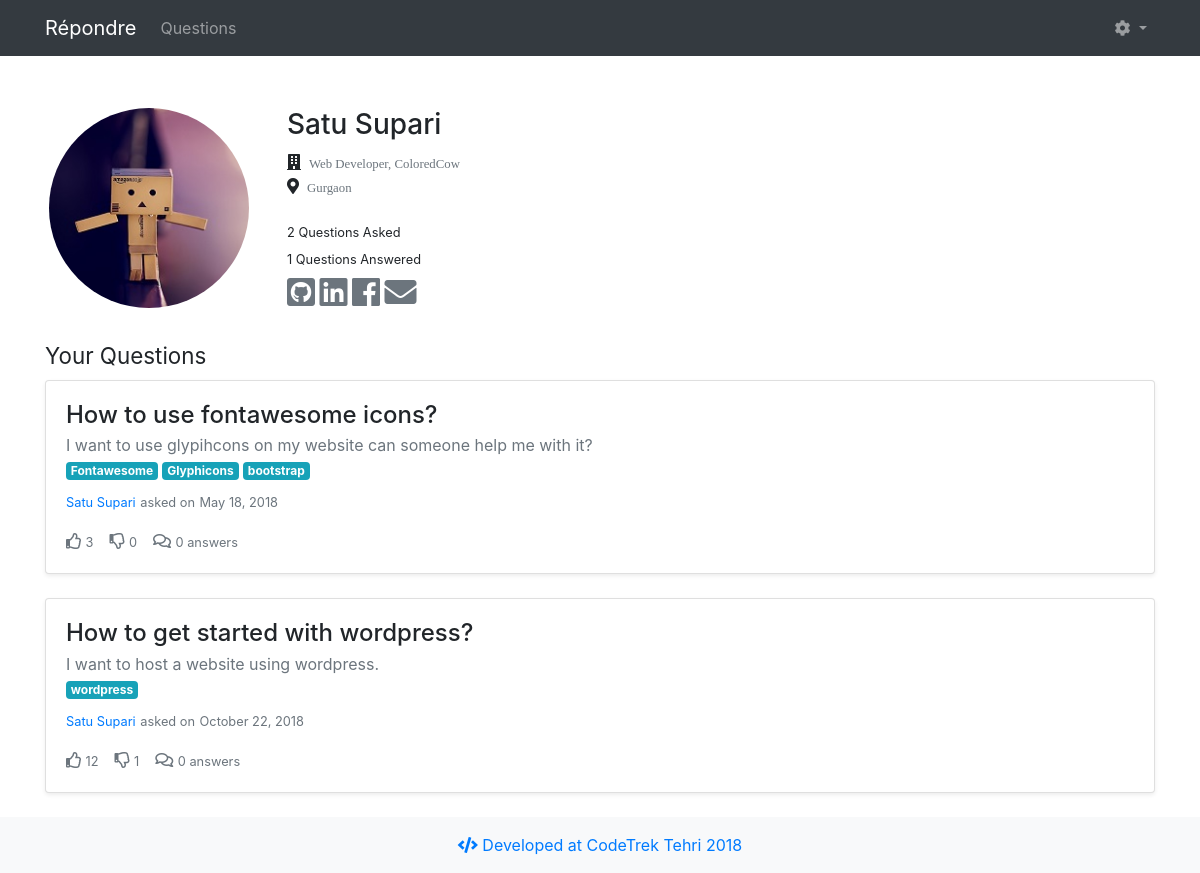
The app's page /profile.php (signed in) with its own data.
### tables this page shows
CREATE TABLE `user` (
  `UID` int(11) NOT NULL,
  `first_name` varchar(50) NOT NULL,
  `last_name` varchar(50) NOT NULL,
  `email` varchar(50) NOT NULL,
  `password` varchar(50) NOT NULL,
  `position` text NOT NULL,
  `location` varchar(50) NOT NULL
);

CREATE TABLE `questions` (
  `qid` int(11) NOT NULL,
  `title` text NOT NULL,
  `description` text NOT NULL,
  `links` varchar(100) NOT NULL,
  `author` varchar(50) NOT NULL,
  `q_date` date NOT NULL,
  `likes` int(11) NOT NULL DEFAULT '0',
  `dislikes` int(11) NOT NULL DEFAULT '0',
  `comments` int(11) NOT NULL
);

### profile.php (the view, shortened to what this page needs)
<?php
if (!empty($_SESSION["name"])) {
	$user_name = $_SESSION["name"];
	$UID = $_SESSION["UID"];
	$con = new mysqli('localhost', 'root', '', 'quean');
	$sql="SELECT * FROM user WHERE UID='$UID'";
	$result = $con->query($sql);
	$user = $result->fetch_assoc();
	$sql_que = "SELECT * FROM questions WHERE author = '$user_name'";
	$questions = $con->query($sql_que);
	$questions_count=mysqli_num_rows($questions);
	$sql_ans = "SELECT * FROM answers WHERE author = '$user_name'";
	$answers = $con->query($sql_ans);
	$answer_count=mysqli_num_rows($answers);
}
?>
<!DOCTYPE html>
<html>
<head>
  <link rel="stylesheet" href="https://maxcdn.bootstrapcdn.com/bootstrap/4.1.3/css/bootstrap.min.css">
  <link rel="stylesheet" href="https://use.fontawesome.com/releases/v5.3.1/css/all.css">
</head>
<body>
	<nav class="navbar sticky-top navbar-expand-lg navbar-dark bg-dark">
		<div class="container">
			<a class="navbar-brand" href="index.php">Répondre</a>
			<div class="collapse navbar-collapse" id="navbarSupportedContent">
				<ul class="navbar-nav mr-auto">
					<li class="nav-item">
						<a href="index.php" class="nav-link">Questions</a>
					</li>
				</ul>
				<ul class="navbar-nav">
					<li class="nav-item dropdown">
						<a class="nav-link dropdown-toggle" href="#" id="navbarDropdown" role="button" data-toggle="dropdown" aria-haspopup="true"
						 aria-expanded="false">
							<i class="fa fa-cog"></i>
						</a>
					</li>
				</ul>
			</div>
		</div>
	</nav>
	<div class="container mt-5">
		<div class="row">
			<div class="m-1 col-sm-auto" >
				<?php
				echo '<img src="images/'.$user["first_name"]."-".$user["last_name"].'.jpg" class="rounded-circle" alt="'.$user_name.'" width="200" height="200">';
				?>
			</div>
			<div class="m-1 col-sm-auto">
				<h3><?php echo $user_name;?></h3>
				<i class="fa fa-building">
					<small class="m-1 text-secondary"><?php echo $user['position'];?></small>
				</i><br>
				<i class="fas fa-map-marker-alt">
					<small class="m-1 text-secondary"> <?php echo $user['location'];?></small>
				</i><br><br>
				<h6>
					<small>
						<?php echo $questions_count;?> Questions Asked
					</small>
				</h6>
				<h6>
					<small>
						<?php echo $answer_count;?> Questions Answered
					</small><br>
				</h6>
				<a href="#"><i class="text-secondary fab fa-github-square fa-2x"> </i></a>
				<a href="#"><i class="text-secondary fab fa-linkedin fa-2x"> </i></a>
				<a href="#"><i class="text-secondary fab fa-facebook fa-2x"> </i></a>
				<a href="#"><i class="text-secondary fas fa-envelope fa-2x"> </i></a>
			</div>
		</div><br>
		<h3><small>Your Questions</small></h3>
		<?php
if ($questions->num_rows > 0) {
	while($question = $questions->fetch_assoc()) {?>
		<div class="card mb-4 shadow-sm">
			<div class="card-body">
				<h4 class="card-title mb-1">
					<?php echo'<a class="text-body" href="answers.php?question_title='. $question["title"] .'">'?>
						<?php echo $question["title"];?>
					</a>
				</h4>
				<p class="text-secondary mb-0">
				<?php echo $question["description"];?>
				</p>
				<div class="mb-2">
					<?php
					if ($question["links"] !='') {
						$links = explode(',', $question["links"]);
						for ($i=0; $i < sizeof($links); $i++) {
							echo ' <a href="link_search.php?tag='. $links["$i"] .'" class="badge badge-info"> ' . $links["$i"] . '</a>';
						}
					}
					?>
					</div>
					<a href="#" class="card-link"><small><?php echo  $question["author"];?></small></a>
					<small class="text-secondary">asked on</small>
					<small class="text-secondary">
					<?php
					$date = $question["q_date"];
					$date = date('F d, Y', strtotime($date));
					echo $date;
					?>
					</small>
				<div class="d-flex text-secondary">
					<div class="mr-3">
						<i class="far fa-thumbs-up"></i>
						<small><?php echo $question["likes"];?></small>
					</div>
					<div class="mr-3">
						<i class="far fa-thumbs-down"></i>
						<small><?php echo $question["dislikes"];?></small>
					</div>
					<div class="mr-3">
						<i class="far fa-comments"></i>
						<a href="answers.html" class="text-secondary"><small><?php echo $question["comments"];?> answers</small></a>
					</div>
				</div>
			</div>
		</div>
	<?php }
}
else {
	echo "<h4>No questions are asked</h4>";
}
?>
	</div>
	<footer class="bg-light py-3 text-center mt-1">
		<span class="text-primary"><i class="fas fa-code"></i> Developed at CodeTrek Tehri 2018</span>
	</footer>
</body>
</html>

### records on screen
user: first_name+last_name (picture), position "Web Developer, ColoredCow", location "Gurgaon"
questions: title "How to use fontawesome icons?", description "I want to use glypihcons on my website can someone help me with it?", links "Fontawesome", links "Glyphicons", links "bootstrap", author "Satu Supari", q_date "May 18, 2018", likes "3", dislikes "0", comments "0"
questions: title "How to get started with wordpress?", description "I want to host a website using wordpress.", links "wordpress", author "Satu Supari", q_date "October 22, 2018", likes "12", dislikes "1", comments "0"

### other values on screen
$user_name "Satu Supari"
$questions_count "2"
$answer_count "1"
